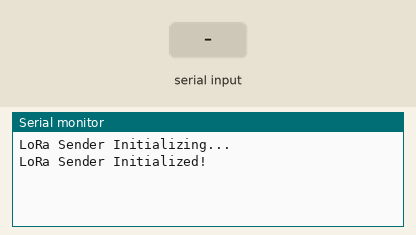
Bench run of a sketch on a simulated Arduino Uno, built with avr-gcc and run on an emulated ATmega328P. Parts: the last lines printed to the serial monitor. Inputs (shaded band) come from the test bench. No radio packets arrive unless stated.

Above: at 1.2 s.
1.3 s: "1\n" received over Serial
At 2.5 s:
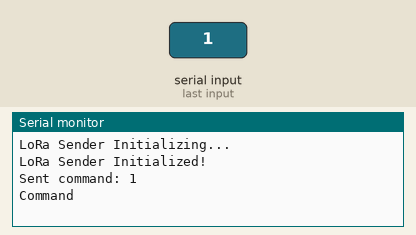
2.8 s: "0\n" received over Serial
At 4.0 s:
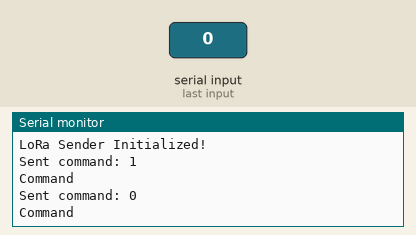
4.3 s: "2\n" received over Serial
At 5.1 s:
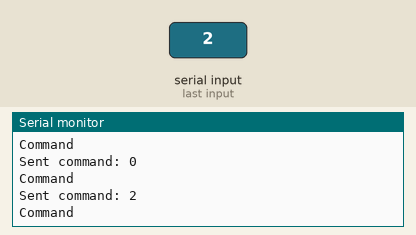

Measured:
- after the input at 1.3 s, the serial monitor: prints a new line after 0.06 s (image 1)
- after the input at 2.8 s, the serial monitor: prints a new line after 0.06 s (image 2)
- after the input at 4.3 s, the serial monitor: prints a new line after 0.06 s (image 3)

The sketch:

espCarSend.ino
```cpp
#include <SPI.h>
#include <LoRa.h>

// Define the pins used by the transceiver module
#define ss 5
#define rst 14
#define dio0 2

void setup() {
  // Initialize Serial Monitor
  Serial.begin(115200);
  while (!Serial);

  Serial.println("LoRa Sender Initializing...");

  // Setup LoRa transceiver module
  LoRa.setPins(ss, rst, dio0);

  // Replace the LoRa.begin argument with your location's frequency
  // 433E6 for Asia, 868E6 for Europe, 915E6 for North America
  while (!LoRa.begin(433E6)) {
    Serial.println(".");
    delay(500);
  }

  // Set sync word (0xF3) to match the receiver
  LoRa.setSyncWord(0xFF);

  Serial.println("LoRa Sender Initialized!");
}

void loop() {
  // Check if there's any command received from Serial (from Python GUI)
  if (Serial.available()) {
    String command = Serial.readStringUntil('\n'); // Read the command
    command.trim(); // Remove any extra whitespace or newline characters

    // Send the command over LoRa
    sendCommand(command);
    Serial.println("Command");
  }
}

void sendCommand(String command) {
  // Begin a LoRa packet
  LoRa.beginPacket();
  LoRa.print(command); // Send the command
  LoRa.endPacket();

  Serial.println("Sent command: " + command);
}
```
